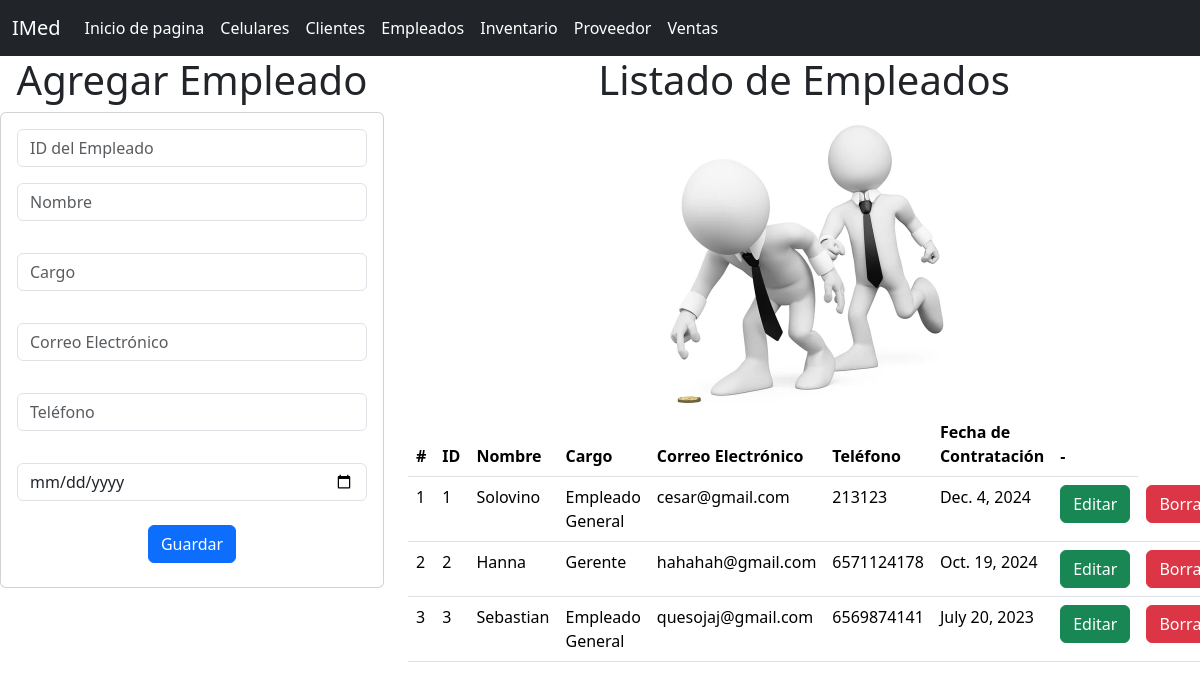
Screenshot of /empleado_app/empleados with the database file from the repository.
### empleado_app/models.py (models this page shows, shortened)
class Empleado(models.Model):
    id_empleado=models.IntegerField()
    nombre=models.CharField(max_length=50)
    cargo=models.CharField(max_length=50)
    correoelectronico=models.CharField(max_length=50)
    telefono=models.IntegerField()
    fechacontratacion=models.DateField()

### empleado_app/views.py (the view)
# urls.py: path("empleados",views.empleados,name="empleados"),
def empleados(request):
    losempleados = Empleado.objects.all()
    return render(request, 'gestionarEmpleados.html', {"misempleados": losempleados})

### empleado_app/templates/gestionarEmpleados.html (shortened to what this page needs)
{% extends "base.html" %}
{% load static %}
{% block cuerpo %}
<div class="row">
  <div class="col-sm-12 col-md-4 col-lg-4 col-xl-4">
      <h1>Agregar Empleado</h1>
      <div class="card">
          <div class="card-body">
              <form action="{% url 'registrarEmpleado' %}" method="POST">
                  <div class="form-group">
                      <input type="text" id="txtid" name="txtid" class="form-control" placeholder="ID del Empleado" required>
                  </div>
                  <div class="form-group py-3">
                      <input type="text" id="txtnombre" name="txtnombre" class="form-control" placeholder="Nombre" maxlength="50" required>
                  </div>
                  <div class="form-group py-3">
                      <input type="text" id="txtcargo" name="txtcargo" class="form-control" placeholder="Cargo" maxlength="50" required>
                  </div>
                  <div class="form-group py-3">
                      <input type="text" id="txtcorreoelectronico" name="txtcorreoelectronico" class="form-control" placeholder="Correo Electrónico" maxlength="50" required>
                  </div>
                  <div class="form-group py-3">
                      <input type="number" id="numtelefono" name="numtelefono" class="form-control" placeholder="Teléfono" required>
                  </div>
                  <div class="form-group py-3">
                      <input type="date" id="datefechacontratacion" name="datefechacontratacion" class="form-control" required>
                  </div>
                  <div class="form-group py-2">
                      <button type="submit" class="btn btn-primary">Guardar</button>
                  </div>
              </form>
          </div>
      </div>
  </div>
  <div class="col-sm-12 col-md-4 col-lg-4 col-xl-8">
      <h1>Listado de Empleados</h1>
      <img src="{% static "img/empleados.jpg" %}" style="width: 300px;" alt="">
      <div class="table-responsive">
          <table class="table">
              <thead>
                  <tr>
                      <th scope="col">#</th>
                      <th scope="col">ID</th>
                      <th scope="col">Nombre</th>
                      <th scope="col">Cargo</th>
                      <th scope="col">Correo Electrónico</th>
                      <th scope="col">Teléfono</th>
                      <th scope="col">Fecha de Contratación</th>
                      <th scope="col">-</th>
                  </tr>
              </thead>
              <tbody>
                  {% for empleado in misempleados %}
                      <tr>
                          <td>{{ forloop.counter }}</td>
                          <td>{{ empleado.id_empleado }}</td>
                          <td>{{ empleado.nombre }}</td>
                          <td>{{ empleado.cargo }}</td>
                          <td>{{ empleado.correoelectronico }}</td>
                          <td>{{ empleado.telefono }}</td>
                          <td>{{ empleado.fechacontratacion }}</td>
                          <td><a href="seleccionarEmpleado/{{ empleado.id_empleado }}" class="btn btn-success">Editar</a></td>
                          <td><a href="borrarEmpleado/{{ empleado.id_empleado }}" class="btn btn-danger">Borrar</a></td>
                      </tr>
                  {% endfor %}
              </tbody>
          </table>
      </div>
  </div>
</div>
{% endblock %}

### rows the page displays
Empleado: id_empleado "1", nombre "Solovino", cargo "Empleado General", correoelectronico "cesar@gmail.com", telefono "213123", fechacontratacion "Dec. 4, 2024"
Empleado: id_empleado "2", nombre "Hanna", cargo "Gerente", correoelectronico "hahahah@gmail.com", telefono "6571124178", fechacontratacion "Oct. 19, 2024"
Empleado: id_empleado "3", nombre "Sebastian", cargo "Empleado General", correoelectronico "quesojaj@gmail.com", telefono "6569874141", fechacontratacion "July 20, 2023"
